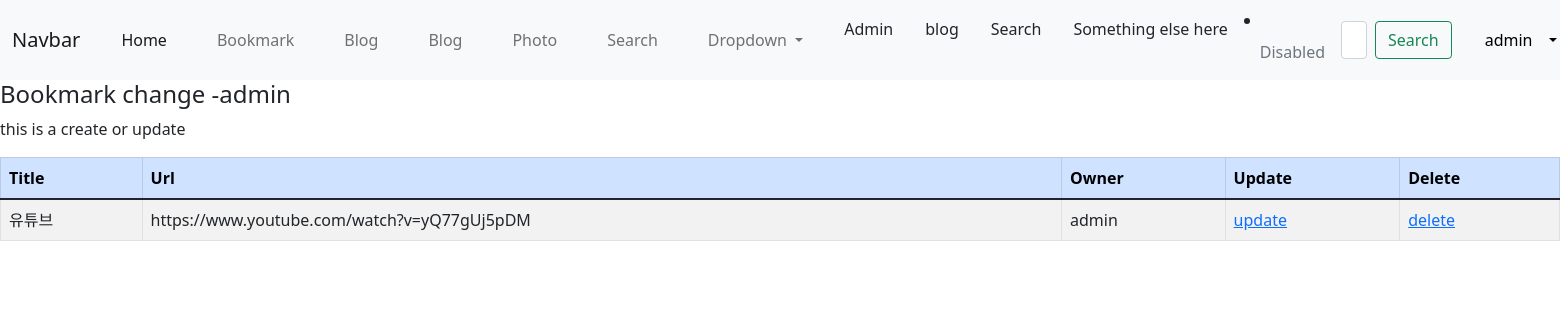
The app's page /bookmark/change/ (signed in) with its own data.
### bookmark/models.py (models this page shows, shortened)
class Bookmark(models.Model):
    title = models.CharField('TITLE', max_length=100, blank=True)
    url = models.URLField('URL', unique=True)
    owner = models.ForeignKey(User, on_delete=models.CASCADE, blank=True, null=True)

### bookmark/views.py (the view)
# urls.py: path('change/', BookmarkChangeView.as_view(), name='change'),
class BookmarkChangeView(LoginRequiredMixin, ListView):
    template_name='bookmark/bookmark_change_list.html'
    def get_queryset(self):
        return Bookmark.objects.filter(owner=self.request.user)

### bookmark/templates/bookmark/bookmark_change_list.html (shortened to what this page needs)
{% extends 'base.html' %}
{% block content %}
<h4>Bookmark change -{{user}}</h4>
<p class='font-italic'>this is a create or update</p>
<table class='table table-bordered table-condensed table-striped'>
    <Thead>
        <tr class='table-primary'>
            <th>Title</th>
            <th>Url</th>
            <th>Owner</th>
            <th>Update</th>
            <th>Delete</th>
        </tr>
    </Thead>
    <tbody>
        {% for item in object_list %}
        <tr>
          <td>{{item.title}}</td>
          <td>{{item.url}}</td>
          <td>{{item.owner}}</td>
          <td><a href="{% url 'bookmark:update' item.id %}">update</a></td>
          <td><a href="{% url 'bookmark:delete' item.id %}">delete</a></td>
        </tr>
        {% endfor %}
    </tbody>
</table>
{% endblock %}

### mysite/templates/base.html (shortened to what this page needs)
<!DOCTYPE html>
<html lang='ko'>
    <head>
        <link href="https://cdn.jsdelivr.net/npm/bootstrap@5.1.3/dist/css/bootstrap.min.css" rel="stylesheet">
    </head>
    <body>
        <nav class="navbar navbar-expand-lg navbar-light bg-light">
            <div class="container-fluid">
                <span class="navbar-brand" href="#">Navbar</span>
                <div class="collapse navbar-collapse" id="navbarSupportedContent">
                    <ul class="navbar-nav me-auto mb-2 mb-lg-0">
                        <li class="nav-item mx-1 btn btn-pimary">
                            <a class="nav-link active" aria-current="page" href="{% url 'home' %}">Home</a>
                        </li>
                        <li class="nav-item mx-1 btn btn-pimary">
                            <a class="nav-link" href="{% url 'bookmark:index' %}">Bookmark</a>
                        </li>
                        <li class="nav-item mx-1 btn btn-pimary">
                            <a class="nav-link" href="{% url 'blog:index' %}">Blog</a>
                        </li>
                        <li class="nav-item mx-1 btn btn-pimary">
                            <a class="nav-link" href="{% url 'blog:index' %}">Blog</a>
                        </li>
                        <li class="nav-item mx-1 btn btn-pimary">
                            <a class="nav-link" href="{% url 'photo:index' %}">Photo</a>
                        </li>
                        <li class="nav-item mx-1 btn btn-pimary">
                            <a class="nav-link"href="{% url 'blog:search' %}">Search</a>
                        </li>
                        <li class="nav-item dropdown mx-1 btn btn-pimary">
                            <a class="nav-link dropdown-toggle" href="#" id="navbarDropdown" role="button" data-toggle="dropdown" aria-expanded="false">
                            Dropdown
                            </a>
                            <div class="dropdown-menu" aria-labelledby="navbarDropdown">
                                <li><a class="dropdown-item" href="{% url 'admin:index' %}">Admin</a></li>
                                <li><a class="dropdown-item" href="{% url 'blog:post_archive' %}">blog</a></li>
                                <li><a class="dropdown-item" href="{% url 'blog:search' %}">Search</a></li>
                                <li><a class="dropdown-item" href="#">Something else here</a></li>
                            </div>
                        </li>
                        <li class="nav-item">
                            <a class="nav-link disabled">Disabled</a>
                        </li>
                    </ul>
                    <form class="d-flex" action="" method="post">
                        <input class="form-control me-2" type="search" placeholder="global_Search" aria-label="Search">
                        <button class="btn btn-outline-success" type="submit">Search</button>
                    </form>
                    <ul class='navbar-nav ml-5 mr-5'>
                        <li class='nav-item dropdown mx-1 btn btn-ptimary'>
                            {% if user.is_active %}
                                <a class='nav-link dropdown-toggle text-black' href='#' data-toggle='dropdown'>
                                    &ensp;{% firstof user.get_shor_name user.get_username %}&ensp;
                                </a>
                            {% endif %}
                        </li>
                    </ul>
                </div>
            </div>
        </nav>
        {% block content %}
        {% endblock %}
    </body>
</html>

### records on screen
Bookmark: title "유튜브", url "https://www.youtube.com/watch?v=yQ77gUj5pDM", owner "admin"

### other values on screen
{{ user }} "admin"
